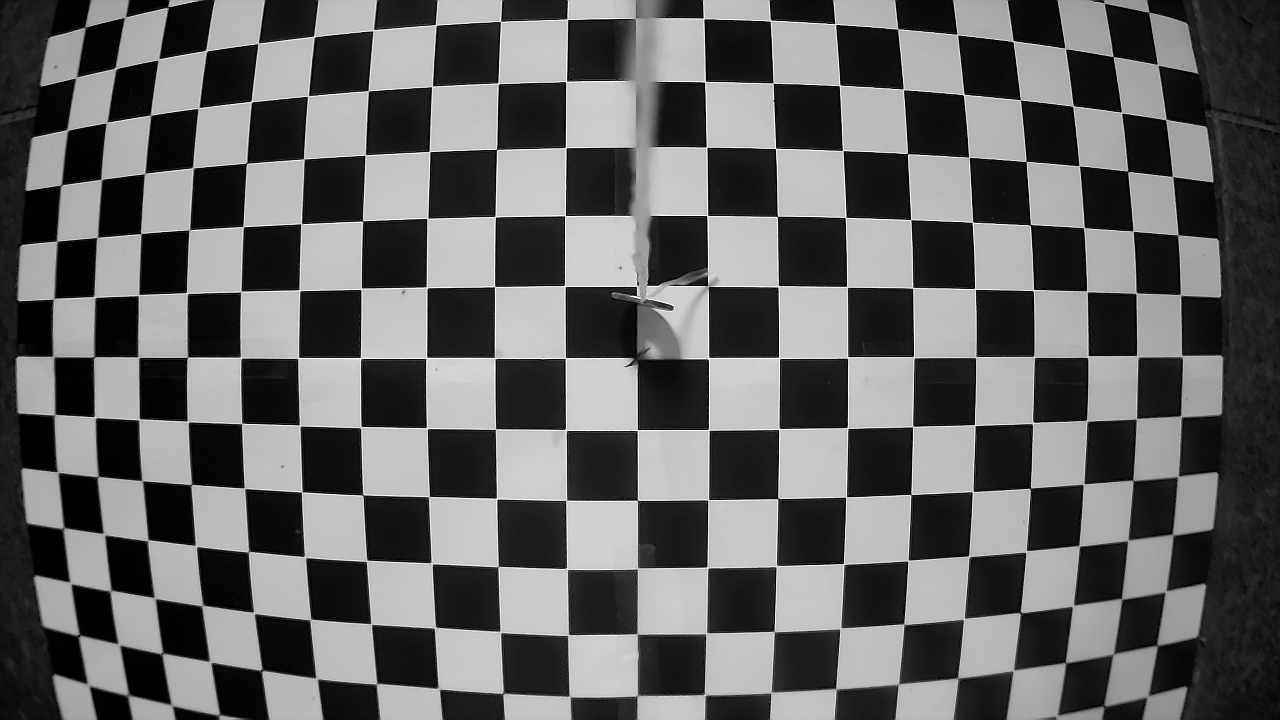
#> input picture Master-MoCap/t1 (copy).bmp, 1280 x 720 px, given in place of x-raw, format=(string)BGR ! appsink, which was not available
$ python example.py
#> lines starting #> are read from the running program, lines starting #| are printed output that depends on the picture; pictures that were not available may be replaced by others from this repository, and a replacement may not be noted

#!/usr/bin/env python
# MIT License

# Copyright (c) 2017-18 Jetsonhacks

# Permission is hereby granted, free of charge, to any person obtaining a copy
# of this software and associated documentation files (the "Software"), to deal
# in the Software without restriction, including without limitation the rights
# to use, copy, modify, merge, publish, distribute, sublicense, and/or sell
# copies of the Software, and to permit persons to whom the Software is
# furnished to do so, subject to the following conditions:

# The above copyright notice and this permission notice shall be included in all
# copies or substantial portions of the Software.

# THE SOFTWARE IS PROVIDED "AS IS", WITHOUT WARRANTY OF ANY KIND, EXPRESS OR
# IMPLIED, INCLUDING BUT NOT LIMITED TO THE WARRANTIES OF MERCHANTABILITY,
# FITNESS FOR A PARTICULAR PURPOSE AND NONINFRINGEMENT. IN NO EVENT SHALL THE
# AUTHORS OR COPYRIGHT HOLDERS BE LIABLE FOR ANY CLAIM, DAMAGES OR OTHER
# LIABILITY, WHETHER IN AN ACTION OF CONTRACT, TORT OR OTHERWISE, ARISING FROM,
# OUT OF OR IN CONNECTION WITH THE SOFTWARE OR THE USE OR OTHER DEALINGS IN THE
# SOFTWARE.

import sys
import argparse
import cv2
import numpy as np

def parse_cli_args():
    parser = argparse.ArgumentParser()
    parser.add_argument("--video_device", dest="video_device",
                        help="Video device # of USB webcam (/dev/video?) [0]",
                        default=0, type=int)
    arguments = parser.parse_args()
    return arguments

# On versions of L4T previous to L4T 28.1, flip-method=2
# Use the Jetson onboard camera
def open_onboard_camera():
    return cv2.VideoCapture("nvarguscamerasrc ! video/x-raw(memory:NVMM), width=(int)640, height=(int)480, format=(string)NV12, framerate=(fraction)30/1 ! nvvidconv ! video/x-raw, format=(string)BGRx ! videoconvert ! video/x-raw, format=(string)BGR ! appsink")

# Open an external usb camera /dev/videoX
def open_camera_device(device_number):
    return cv2.VideoCapture(device_number)


def read_cam(video_capture):
    if video_capture.isOpened():
        windowName = "CannyDemo"
        cv2.namedWindow(windowName, cv2.WINDOW_NORMAL)
        cv2.resizeWindow(windowName,1280,720)
        cv2.moveWindow(windowName,0,0)
        cv2.setWindowTitle(windowName,"Canny Edge Detection")
        showWindow=3  # Show all stages
        showHelp = True
        font = cv2.FONT_HERSHEY_PLAIN
        helpText="'Esc' to Quit, '1' for Camera Feed, '2' for Canny Detection, '3' for All Stages. '4' to hide help"
        edgeThreshold=40
        showFullScreen = False
        while True:
            if cv2.getWindowProperty(windowName, 0) < 0: # Check to see if the user closed the window
                # This will fail if the user closed the window; Nasties get printed to the console
                break;
            ret_val, frame = video_capture.read();
#> frame is the input picture: shape (720, 1280, 3); min 0, max 255, mean 100.2
            hsv=cv2.cvtColor(frame, cv2.COLOR_BGR2GRAY)
            blur=cv2.GaussianBlur(hsv,(7,7),1.5)
            edges=cv2.Canny(blur,0,edgeThreshold)
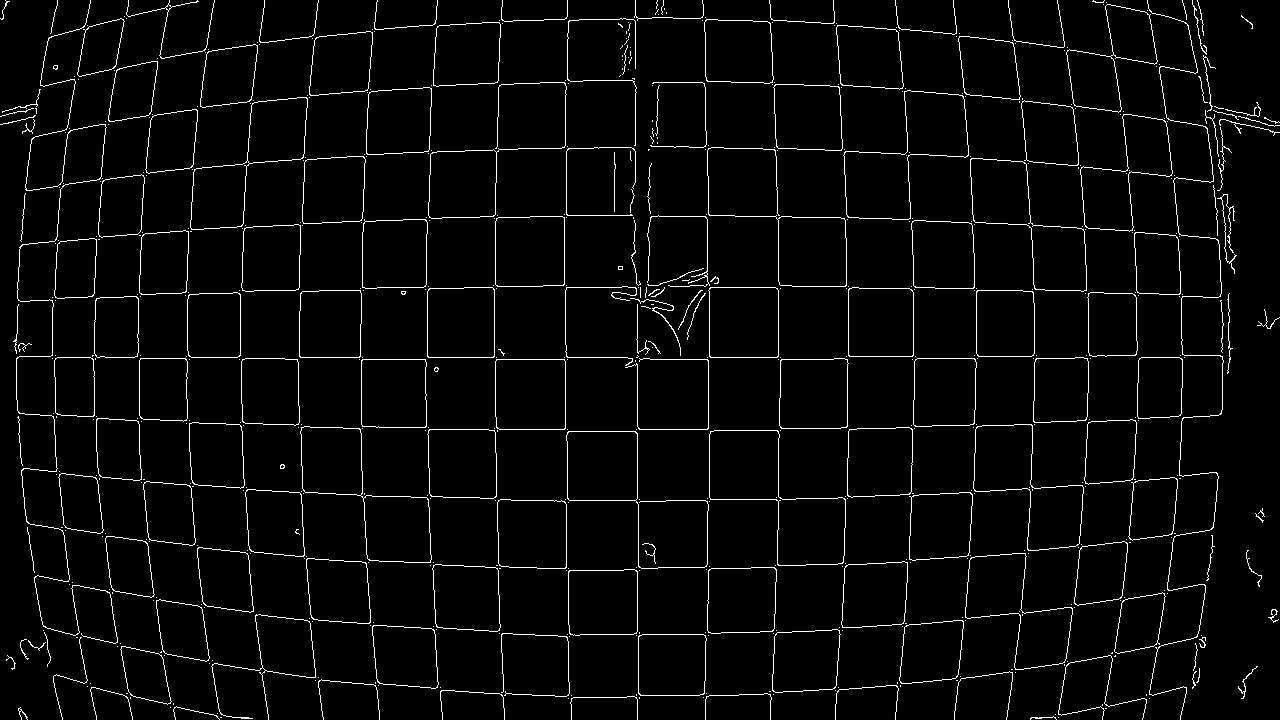
#> edges: shape (720, 1280); 3.4% white in thin lines or dots
            if showWindow == 3:  # Need to show the 4 stages
                # Composite the 2x2 window
                # Feed from the camera is RGB, the others gray
                # To composite, convert gray images to color.
                # All images must be of the same type to display in a window
                frameRs=cv2.resize(frame, (640,360))
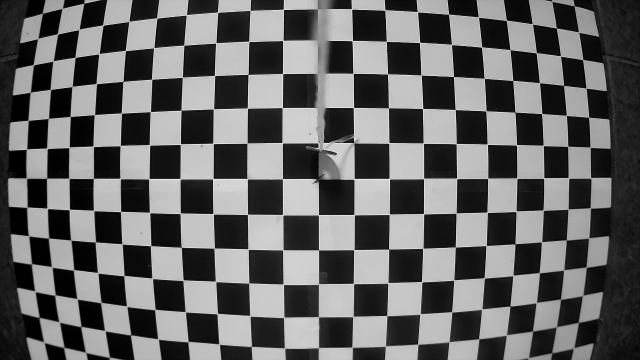
#> frameRs: shape (360, 640, 3); min 0, max 249, mean 100.3
                hsvRs=cv2.resize(hsv,(640,360))
                vidBuf = np.concatenate((frameRs, cv2.cvtColor(hsvRs,cv2.COLOR_GRAY2BGR)), axis=1)
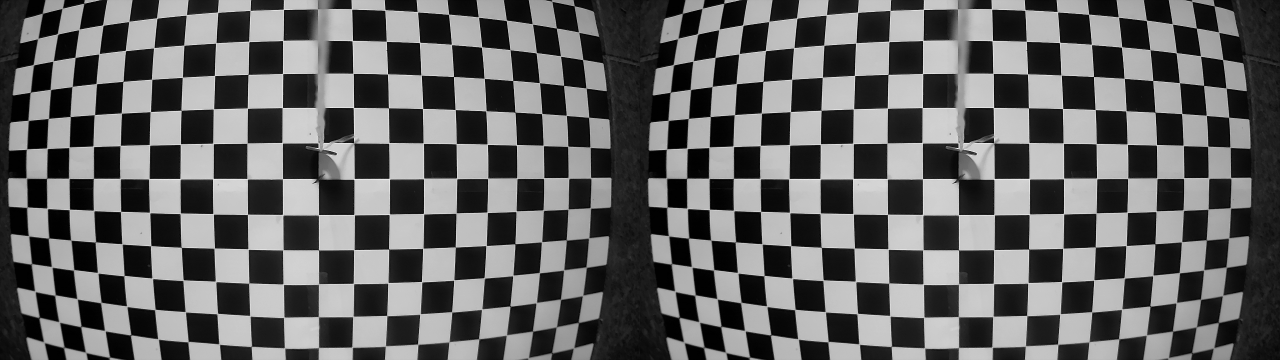
#> vidBuf: shape (360, 1280, 3); min 0, max 249, mean 100.3
                blurRs=cv2.resize(blur,(640,360))
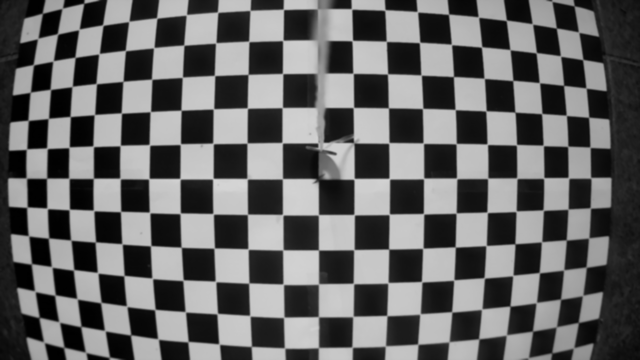
#> blurRs: shape (360, 640); min 0, max 213, mean 100.3
                edgesRs=cv2.resize(edges,(640,360))
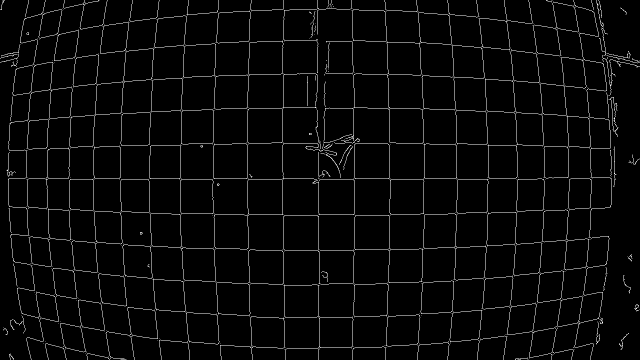
#> edgesRs: shape (360, 640); min 0, max 255, mean 8.7
                vidBuf1 = np.concatenate( (cv2.cvtColor(blurRs,cv2.COLOR_GRAY2BGR),cv2.cvtColor(edgesRs,cv2.COLOR_GRAY2BGR)), axis=1)
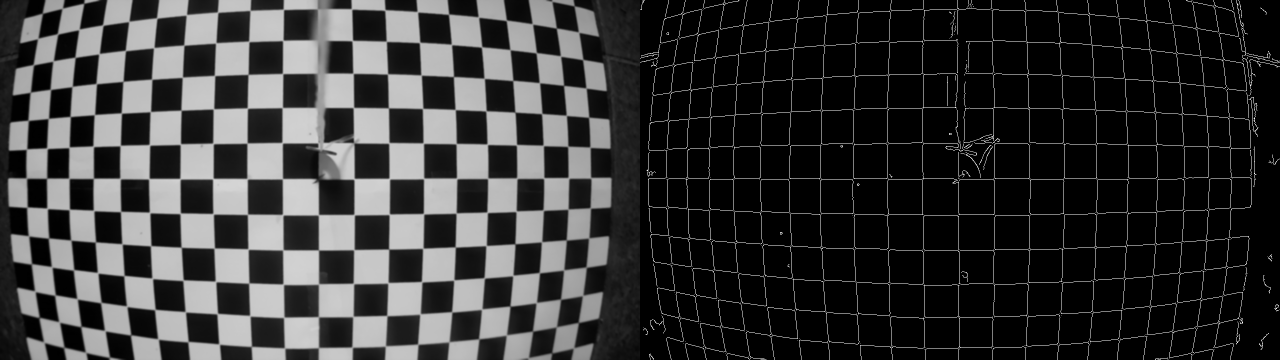
#> vidBuf1: shape (360, 1280, 3); min 0, max 255, mean 54.5
                vidBuf = np.concatenate( (vidBuf, vidBuf1), axis=0)
#> vidBuf: shape (720, 1280, 3)

            if showWindow==1: # Show Camera Frame
                displayBuf = frame
            elif showWindow == 2: # Show Canny Edge Detection
                displayBuf = edges
            elif showWindow == 3: # Show All Stages
                displayBuf = vidBuf

            if showHelp == True:
                cv2.putText(displayBuf, helpText, (11,20), font, 1.0, (32,32,32), 4, cv2.LINE_AA)
                cv2.putText(displayBuf, helpText, (10,20), font, 1.0, (240,240,240), 1, cv2.LINE_AA)
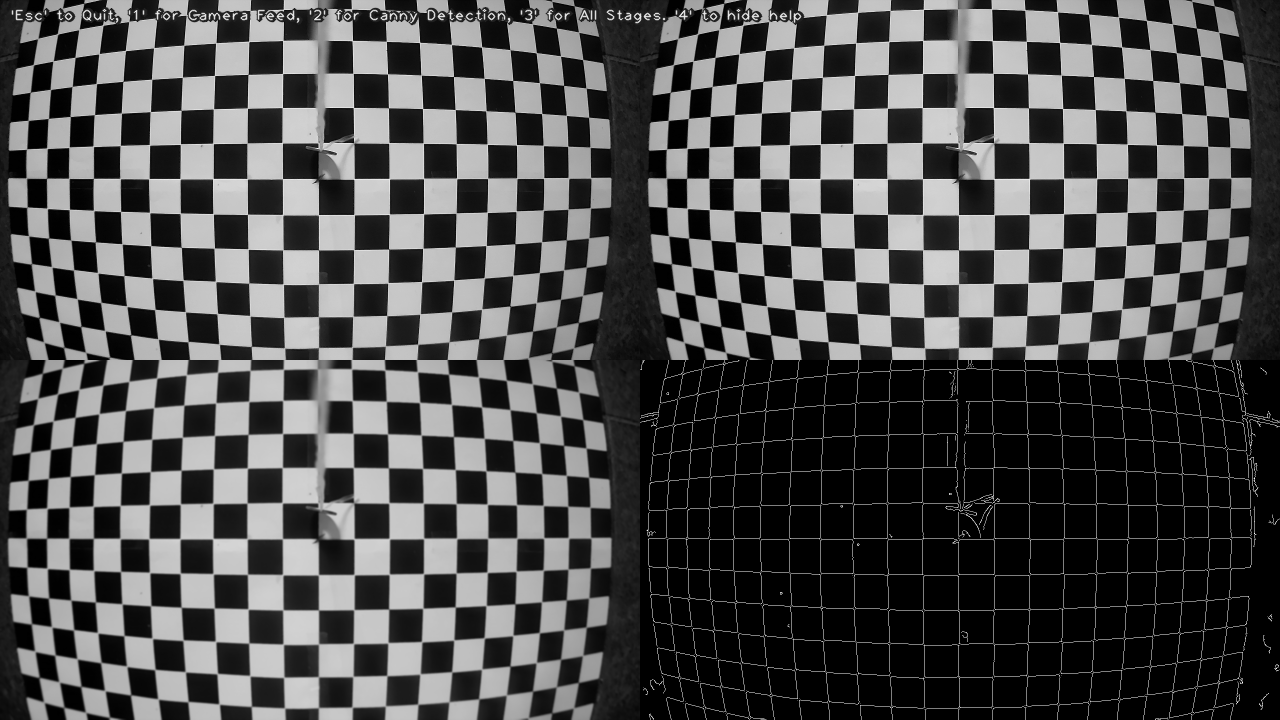
#> displayBuf: shape (720, 1280, 3); min 0, max 255, mean 77.3
            cv2.imshow(windowName,displayBuf)
            key=cv2.waitKey(10)
#> (key Esc is pressed here)
            if key == 27: # Check for ESC key
                cv2.destroyAllWindows()
                break ;
            elif key==49: # 1 key, show frame
                cv2.setWindowTitle(windowName,"Camera Feed")
                showWindow=1
            elif key==50: # 2 key, show Canny
                cv2.setWindowTitle(windowName,"Canny Edge Detection")
                showWindow=2
            elif key==51: # 3 key, show Stages
                cv2.setWindowTitle(windowName,"Camera, Gray scale, Gaussian Blur, Canny Edge Detection")
                showWindow=3
            elif key==52: # 4 key, toggle help
                showHelp = not showHelp
            elif key==44: # , lower canny edge threshold
                edgeThreshold=max(0,edgeThreshold-1)
                print ('Canny Edge Threshold Maximum: ',edgeThreshold)
            elif key==46: # , raise canny edge threshold
                edgeThreshold=edgeThreshold+1
                print ('Canny Edge Threshold Maximum: ', edgeThreshold)
            elif key==74: # Toggle fullscreen; This is the F3 key on this particular keyboard
                # Toggle full screen mode
                if showFullScreen == False :
                    cv2.setWindowProperty(windowName, cv2.WND_PROP_FULLSCREEN, cv2.WINDOW_FULLSCREEN)
                else:
                    cv2.setWindowProperty(windowName, cv2.WND_PROP_FULLSCREEN, cv2.WINDOW_NORMAL)
                showFullScreen = not showFullScreen

    else:
     print ("camera open failed")


if __name__ == '__main__':
    arguments = parse_cli_args()
    print("Called with args:")
    print(arguments)
    print("OpenCV version: {}".format(cv2.__version__))
    print("Device Number:",arguments.video_device)
    if arguments.video_device==0:
      video_capture=open_onboard_camera()
    else:
      video_capture=open_camera_device(arguments.video_device)
    read_cam(video_capture)
    video_capture.release()
    cv2.destroyAllWindows()

$ run again, on Master-MoCap/tmp.bmp
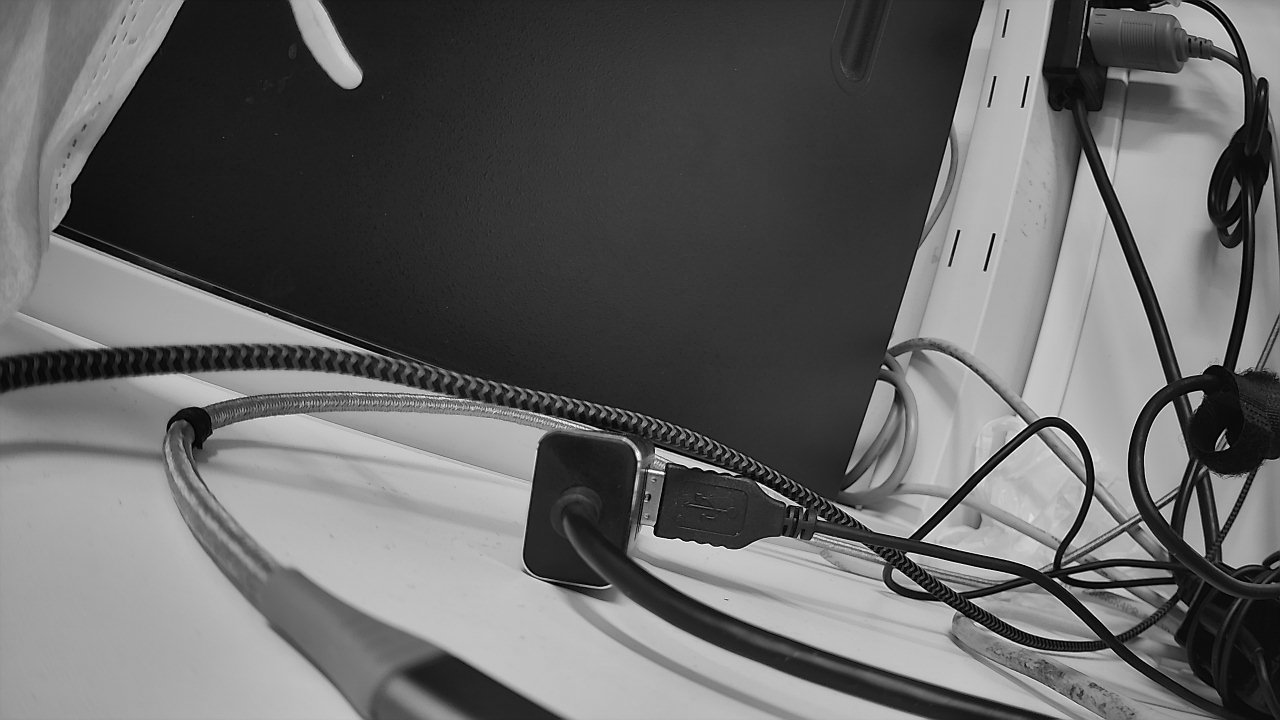
#> input picture Master-MoCap/tmp.bmp, 1280 x 720 px, given in place of x-raw, format=(string)BGR ! appsink, which was not available
#> in read_cam, frame is the input picture: shape (720, 1280, 3); min 0, max 255, mean 101.7
#> in read_cam, `edges=cv2.Canny(blur,0,edgeThreshold)`:
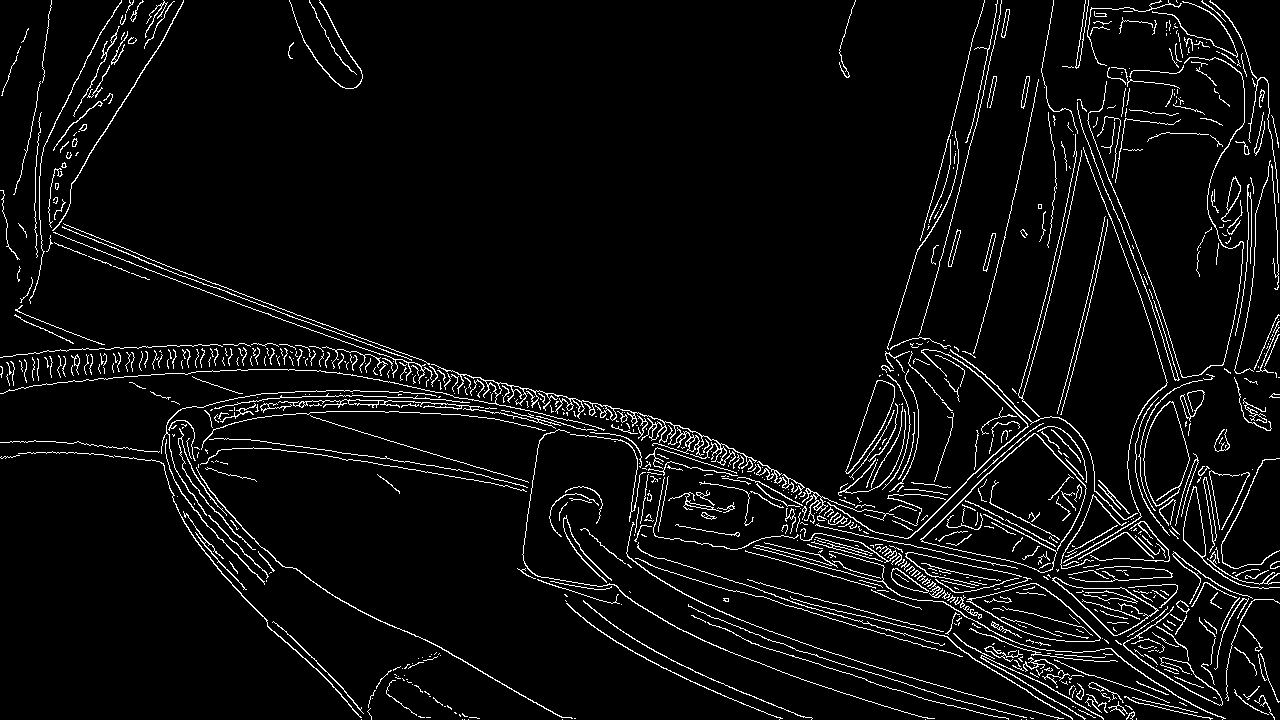
#> edges: shape (720, 1280); 5.2% white in thin lines or dots
#> in read_cam, `cv2.putText(displayBuf, helpText, (10,20), font, 1.0, (240,240,240), 1..`:
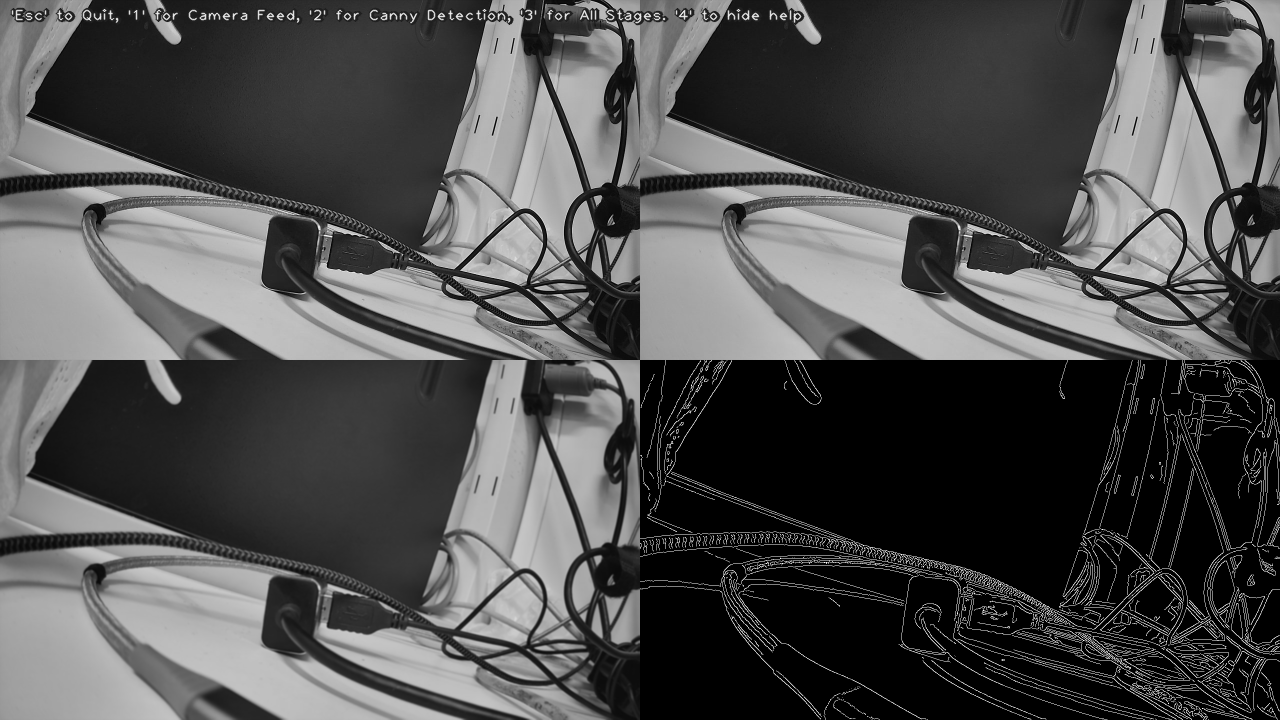
#> displayBuf: shape (720, 1280, 3); min 0, max 255, mean 79.7
